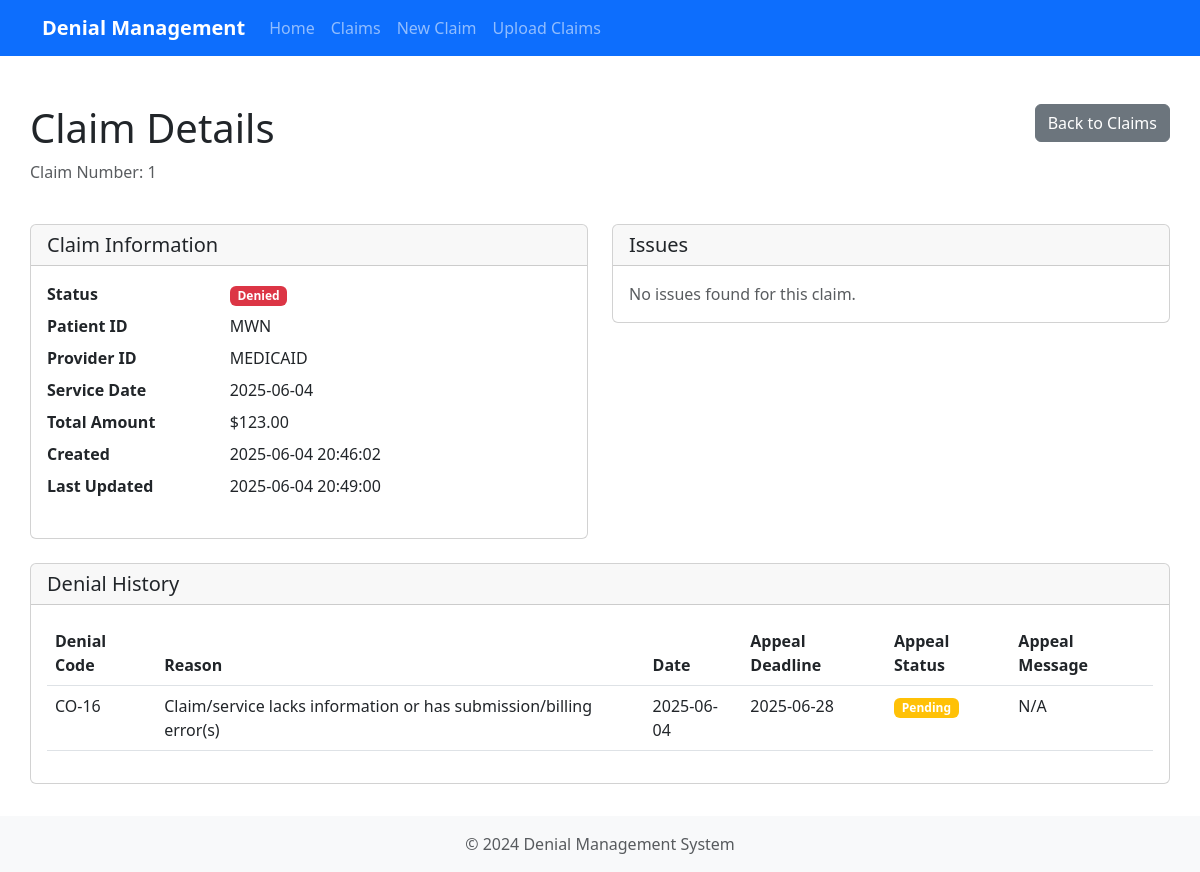
Screenshot of /claims/1 with the database file from the repository.
### app/models.py (models this page shows, shortened)
class Claim(db.Model):
    id = db.Column(db.Integer, primary_key=True)
    claim_number = db.Column(db.String(50), unique=True, nullable=False)
    patient_id = db.Column(db.String(50), nullable=False)
    provider_id = db.Column(db.String(50), nullable=False)
    service_date = db.Column(db.Date, nullable=False)
    total_amount = db.Column(db.Float, nullable=False)
    status = db.Column(db.String(20), default='pending')  # pending, denied, approved
    created_at = db.Column(db.DateTime, default=datetime.utcnow)
    updated_at = db.Column(db.DateTime, default=datetime.utcnow, onupdate=datetime.utcnow)
    denials = db.relationship('Denial', backref='claim', lazy=True)
    issues = db.relationship('Issue', backref='claim', lazy=True)

class Denial(db.Model):
    id = db.Column(db.Integer, primary_key=True)
    claim_id = db.Column(db.Integer, db.ForeignKey('claim.id'), nullable=False)
    denial_code = db.Column(db.String(20), nullable=False)
    denial_reason = db.Column(db.Text, nullable=False)
    denial_date = db.Column(db.Date, nullable=False)
    appeal_deadline = db.Column(db.Date)
    appeal_status = db.Column(db.String(20), default='pending')  # pending, submitted, approved, denied
    appeal_message = db.Column(db.Text)
    created_at = db.Column(db.DateTime, default=datetime.utcnow)
    updated_at = db.Column(db.DateTime, default=datetime.utcnow, onupdate=datetime.utcnow)

### app/routes.py (the view)
@main.route('/claims/<int:claim_id>')
def view_claim(claim_id):
    claim = Claim.query.get_or_404(claim_id)
    return render_template('claims/view.html', claim=claim, denial_codes=DENIAL_CODES)

### app/templates/claims/view.html (shortened to what this page needs)
{% extends "base.html" %}
{% block content %}
<div class="row mb-4">
    <div class="col-md-8">
        <h1>Claim Details</h1>
        <p class="text-muted">Claim Number: {{ claim.claim_number }}</p>
    </div>
    <div class="col-md-4 text-end">
        <a href="{{ url_for('main.claims_list') }}" class="btn btn-secondary">
             Back to Claims
        </a>
    </div>
</div>
<div class="row">
    <div class="col-md-6">
        <div class="card mb-4">
            <div class="card-header">
                <h5 class="card-title mb-0">Claim Information</h5>
            </div>
            <div class="card-body">
                <dl class="row">
                    <dt class="col-sm-4">Status</dt>
                    <dd class="col-sm-8">
                        <span class="badge bg-{{ 'success' if claim.status == 'approved' else 'warning' if claim.status == 'pending' else 'danger' }}">
                            {{ claim.status|title }}
                        </span>
                    </dd>
                    <dt class="col-sm-4">Patient ID</dt>
                    <dd class="col-sm-8">{{ claim.patient_id }}</dd>
                    <dt class="col-sm-4">Provider ID</dt>
                    <dd class="col-sm-8">{{ claim.provider_id }}</dd>
                    <dt class="col-sm-4">Service Date</dt>
                    <dd class="col-sm-8">{{ claim.service_date.strftime('%Y-%m-%d') }}</dd>
                    <dt class="col-sm-4">Total Amount</dt>
                    <dd class="col-sm-8">${{ "%.2f"|format(claim.total_amount) }}</dd>
                    <dt class="col-sm-4">Created</dt>
                    <dd class="col-sm-8">{{ claim.created_at.strftime('%Y-%m-%d %H:%M:%S') }}</dd>
                    <dt class="col-sm-4">Last Updated</dt>
                    <dd class="col-sm-8">{{ claim.updated_at.strftime('%Y-%m-%d %H:%M:%S') }}</dd>
                </dl>
            </div>
        </div>
    </div>
    <div class="col-md-6">
        <div class="card mb-4">
            <div class="card-header">
                <h5 class="card-title mb-0">Issues</h5>
            </div>
            <div class="card-body">
                {% if claim.issues %}
                    <div class="list-group">
                        {% for issue in claim.issues %}
                        <div class="list-group-item">
                            <div class="d-flex w-100 justify-content-between">
                                <h6 class="mb-1">{{ issue.issue_type|title }}</h6>
                                <span class="badge bg-{{ 'danger' if issue.severity == 'high' else 'warning' if issue.severity == 'medium' else 'success' }}">
                                    {{ issue.severity|title }}
                                </span>
                            </div>
                            <p class="mb-1">{{ issue.description }}</p>
                            <small class="text-muted">
                                Status: {{ issue.status|title }}
                                {% if issue.resolution_notes %}
                                <br>Resolution: {{ issue.resolution_notes }}
                                {% endif %}
                            </small>
                        </div>
                        {% endfor %}
                    </div>
                {% else %}
                    <p class="text-muted mb-0">No issues found for this claim.</p>
                {% endif %}
            </div>
        </div>
    </div>
</div>
{% if claim.denials %}
<div class="row">
    <div class="col-md-12">
        <div class="card">
            <div class="card-header">
                <h5 class="card-title mb-0">Denial History</h5>
            </div>
            <div class="card-body">
                <div class="table-responsive">
                    <table class="table">
                        <thead>
                            <tr>
                                <th>Denial Code</th>
                                <th>Reason</th>
                                <th>Date</th>
                                <th>Appeal Deadline</th>
                                <th>Appeal Status</th>
                                <th>Appeal Message</th>
                            </tr>
                        </thead>
                        <tbody>
                            {% for denial in claim.denials %}
                            <tr>
                                <td>{{ denial.denial_code }}</td>
                                <td>{{ denial.denial_reason }}</td>
                                <td>{{ denial.denial_date.strftime('%Y-%m-%d') }}</td>
                                <td>
                                    {% if denial.appeal_deadline %}
                                        {{ denial.appeal_deadline.strftime('%Y-%m-%d') }}
                                    {% else %}
                                        N/A
                                    {% endif %}
                                </td>
                                <td>
                                    <span class="badge bg-{{ 'success' if denial.appeal_status == 'approved' else 'warning' if denial.appeal_status == 'pending' else 'danger' if denial.appeal_status == 'denied' else 'secondary' }}">
                                        {{ denial.appeal_status|title }}
                                    </span>
                                </td>
                                <td>{{ denial.appeal_message or 'N/A' }}</td>
                            </tr>
                            {% endfor %}
                        </tbody>
                    </table>
                </div>
            </div>
        </div>
    </div>
</div>
{% endif %}
{% endblock %}

### rows the page displays
Claim: claim_number "1", status "Denied", patient_id "MWN", provider_id "MEDICAID", service_date "2025-06-04", total_amount "123.00", created_at "2025-06-04 20:46:02", updated_at "2025-06-04 20:49:00"
Denial: denial_code "CO-16", denial_reason "Claim/service lacks information or has submission/billing error(s)", denial_date "2025-06-04", appeal_deadline "2025-06-28", appeal_status "Pending", appeal_message "N/A"
